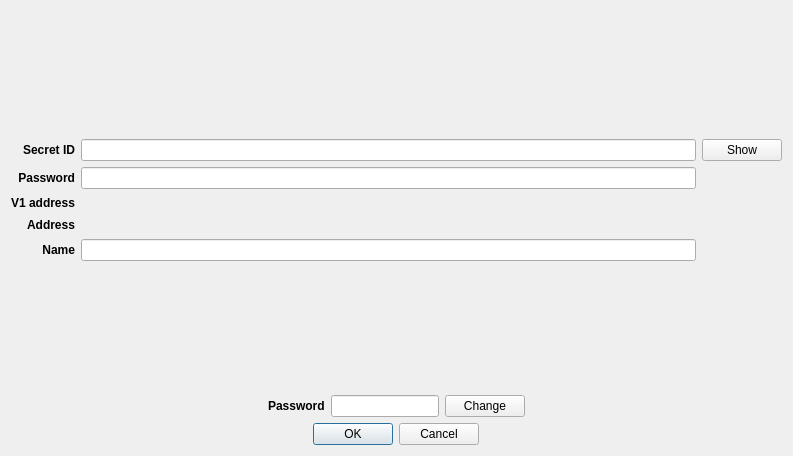
<?xml version="1.0" encoding="UTF-8"?>
<ui version="4.0">
 <class>V1AccountImportDialog</class>
 <widget class="QDialog" name="V1AccountImportDialog">
  <property name="geometry">
   <rect>
    <x>0</x>
    <y>0</y>
    <width>793</width>
    <height>456</height>
   </rect>
  </property>
  <property name="windowTitle">
   <string>Import account</string>
  </property>
  <layout class="QVBoxLayout" name="verticalLayout">
   <item alignment="Qt::AlignHCenter">
    <widget class="QLabel" name="imagelabel">
     <property name="sizePolicy">
      <sizepolicy hsizetype="Preferred" vsizetype="Preferred">
       <horstretch>0</horstretch>
       <verstretch>0</verstretch>
      </sizepolicy>
     </property>
     <property name="minimumSize">
      <size>
       <width>0</width>
       <height>0</height>
      </size>
     </property>
     <property name="maximumSize">
      <size>
       <width>200</width>
       <height>200</height>
      </size>
     </property>
     <property name="sizeIncrement">
      <size>
       <width>0</width>
       <height>0</height>
      </size>
     </property>
     <property name="baseSize">
      <size>
       <width>0</width>
       <height>0</height>
      </size>
     </property>
     <property name="text">
      <string/>
     </property>
     <property name="pixmap">
      <pixmap resource="../../icons/tikka.slots.pyqt.resources.icons.index.qrc">:/images/safe_background</pixmap>
     </property>
     <property name="scaledContents">
      <bool>true</bool>
     </property>
     <property name="alignment">
      <set>Qt::AlignCenter</set>
     </property>
    </widget>
   </item>
   <item>
    <layout class="QGridLayout" name="gridLayout">
     <item row="2" column="0">
      <widget class="QLabel" name="v1AddressLabel">
       <property name="sizePolicy">
        <sizepolicy hsizetype="Preferred" vsizetype="Preferred">
         <horstretch>0</horstretch>
         <verstretch>0</verstretch>
        </sizepolicy>
       </property>
       <property name="font">
        <font>
         <weight>75</weight>
         <bold>true</bold>
        </font>
       </property>
       <property name="text">
        <string>V1 address</string>
       </property>
       <property name="alignment">
        <set>Qt::AlignRight|Qt::AlignTrailing|Qt::AlignVCenter</set>
       </property>
      </widget>
     </item>
     <item row="4" column="2">
      <widget class="QLineEdit" name="nameLineEdit"/>
     </item>
     <item row="3" column="2">
      <widget class="QLabel" name="addressValueLabel">
       <property name="text">
        <string/>
       </property>
       <property name="textInteractionFlags">
        <set>Qt::LinksAccessibleByMouse|Qt::TextSelectableByKeyboard|Qt::TextSelectableByMouse</set>
       </property>
      </widget>
     </item>
     <item row="0" column="0">
      <widget class="QLabel" name="secretIDLabel">
       <property name="sizePolicy">
        <sizepolicy hsizetype="Preferred" vsizetype="Preferred">
         <horstretch>0</horstretch>
         <verstretch>0</verstretch>
        </sizepolicy>
       </property>
       <property name="font">
        <font>
         <weight>75</weight>
         <bold>true</bold>
        </font>
       </property>
       <property name="text">
        <string>Secret ID</string>
       </property>
       <property name="alignment">
        <set>Qt::AlignRight|Qt::AlignTrailing|Qt::AlignVCenter</set>
       </property>
      </widget>
     </item>
     <item row="1" column="0">
      <widget class="QLabel" name="passwordIDLabel">
       <property name="font">
        <font>
         <weight>75</weight>
         <italic>false</italic>
         <bold>true</bold>
        </font>
       </property>
       <property name="text">
        <string>Password</string>
       </property>
       <property name="alignment">
        <set>Qt::AlignRight|Qt::AlignTrailing|Qt::AlignVCenter</set>
       </property>
      </widget>
     </item>
     <item row="4" column="0">
      <widget class="QLabel" name="nameLabel">
       <property name="font">
        <font>
         <weight>75</weight>
         <bold>true</bold>
        </font>
       </property>
       <property name="text">
        <string>Name</string>
       </property>
       <property name="alignment">
        <set>Qt::AlignRight|Qt::AlignTrailing|Qt::AlignVCenter</set>
       </property>
      </widget>
     </item>
     <item row="2" column="2">
      <widget class="QLabel" name="v1AddressValueLabel">
       <property name="text">
        <string/>
       </property>
       <property name="textInteractionFlags">
        <set>Qt::LinksAccessibleByMouse|Qt::TextSelectableByKeyboard|Qt::TextSelectableByMouse</set>
       </property>
      </widget>
     </item>
     <item row="0" column="2">
      <widget class="QLineEdit" name="secretIDLineEdit">
       <property name="echoMode">
        <enum>QLineEdit::Password</enum>
       </property>
       <property name="readOnly">
        <bool>false</bool>
       </property>
      </widget>
     </item>
     <item row="3" column="0">
      <widget class="QLabel" name="addressLabel">
       <property name="font">
        <font>
         <weight>75</weight>
         <bold>true</bold>
        </font>
       </property>
       <property name="text">
        <string>Address</string>
       </property>
       <property name="alignment">
        <set>Qt::AlignRight|Qt::AlignTrailing|Qt::AlignVCenter</set>
       </property>
      </widget>
     </item>
     <item row="1" column="2">
      <widget class="QLineEdit" name="passwordIDLineEdit">
       <property name="echoMode">
        <enum>QLineEdit::Password</enum>
       </property>
      </widget>
     </item>
     <item row="0" column="3" alignment="Qt::AlignRight">
      <widget class="QPushButton" name="showButton">
       <property name="sizePolicy">
        <sizepolicy hsizetype="Fixed" vsizetype="Fixed">
         <horstretch>0</horstretch>
         <verstretch>0</verstretch>
        </sizepolicy>
       </property>
       <property name="text">
        <string>Show</string>
       </property>
      </widget>
     </item>
    </layout>
   </item>
   <item>
    <widget class="QLabel" name="errorLabel">
     <property name="styleSheet">
      <string notr="true">color: red</string>
     </property>
     <property name="text">
      <string/>
     </property>
     <property name="alignment">
      <set>Qt::AlignCenter</set>
     </property>
    </widget>
   </item>
   <item>
    <layout class="QHBoxLayout" name="horizontalLayout">
     <item>
      <spacer name="horizontalSpacer">
       <property name="orientation">
        <enum>Qt::Horizontal</enum>
       </property>
       <property name="sizeHint" stdset="0">
        <size>
         <width>40</width>
         <height>20</height>
        </size>
       </property>
      </spacer>
     </item>
     <item>
      <widget class="QLabel" name="passwordLabel">
       <property name="sizePolicy">
        <sizepolicy hsizetype="Fixed" vsizetype="Preferred">
         <horstretch>0</horstretch>
         <verstretch>0</verstretch>
        </sizepolicy>
       </property>
       <property name="sizeIncrement">
        <size>
         <width>0</width>
         <height>0</height>
        </size>
       </property>
       <property name="font">
        <font>
         <weight>75</weight>
         <bold>true</bold>
        </font>
       </property>
       <property name="text">
        <string>Password</string>
       </property>
       <property name="alignment">
        <set>Qt::AlignLeading|Qt::AlignLeft|Qt::AlignVCenter</set>
       </property>
      </widget>
     </item>
     <item>
      <widget class="QLineEdit" name="passwordLineEdit">
       <property name="sizePolicy">
        <sizepolicy hsizetype="Fixed" vsizetype="Fixed">
         <horstretch>0</horstretch>
         <verstretch>0</verstretch>
        </sizepolicy>
       </property>
       <property name="maxLength">
        <number>20</number>
       </property>
       <property name="alignment">
        <set>Qt::AlignCenter</set>
       </property>
       <property name="readOnly">
        <bool>true</bool>
       </property>
      </widget>
     </item>
     <item>
      <widget class="QPushButton" name="passwordChangeButton">
       <property name="sizePolicy">
        <sizepolicy hsizetype="Fixed" vsizetype="Fixed">
         <horstretch>0</horstretch>
         <verstretch>0</verstretch>
        </sizepolicy>
       </property>
       <property name="text">
        <string>Change</string>
       </property>
       <property name="icon">
        <iconset resource="../../icons/tikka.slots.pyqt.resources.icons.index.qrc">
         <normaloff>:/icons/refresh_icon</normaloff>:/icons/refresh_icon</iconset>
       </property>
      </widget>
     </item>
     <item>
      <spacer name="horizontalSpacer_2">
       <property name="orientation">
        <enum>Qt::Horizontal</enum>
       </property>
       <property name="sizeHint" stdset="0">
        <size>
         <width>40</width>
         <height>20</height>
        </size>
       </property>
      </spacer>
     </item>
    </layout>
   </item>
   <item alignment="Qt::AlignHCenter">
    <widget class="QDialogButtonBox" name="buttonBox">
     <property name="orientation">
      <enum>Qt::Horizontal</enum>
     </property>
     <property name="standardButtons">
      <set>QDialogButtonBox::Cancel|QDialogButtonBox::Ok</set>
     </property>
    </widget>
   </item>
  </layout>
 </widget>
 <tabstops>
  <tabstop>secretIDLineEdit</tabstop>
  <tabstop>passwordIDLineEdit</tabstop>
  <tabstop>nameLineEdit</tabstop>
  <tabstop>passwordLineEdit</tabstop>
  <tabstop>passwordChangeButton</tabstop>
  <tabstop>showButton</tabstop>
 </tabstops>
 <resources>
  <include location="../../icons/tikka.slots.pyqt.resources.icons.index.qrc"/>
 </resources>
 <connections>
  <connection>
   <sender>buttonBox</sender>
   <signal>accepted()</signal>
   <receiver>V1AccountImportDialog</receiver>
   <slot>accept()</slot>
   <hints>
    <hint type="sourcelabel">
     <x>248</x>
     <y>254</y>
    </hint>
    <hint type="destinationlabel">
     <x>157</x>
     <y>274</y>
    </hint>
   </hints>
  </connection>
  <connection>
   <sender>buttonBox</sender>
   <signal>rejected()</signal>
   <receiver>V1AccountImportDialog</receiver>
   <slot>reject()</slot>
   <hints>
    <hint type="sourcelabel">
     <x>316</x>
     <y>260</y>
    </hint>
    <hint type="destinationlabel">
     <x>286</x>
     <y>274</y>
    </hint>
   </hints>
  </connection>
 </connections>
</ui>
